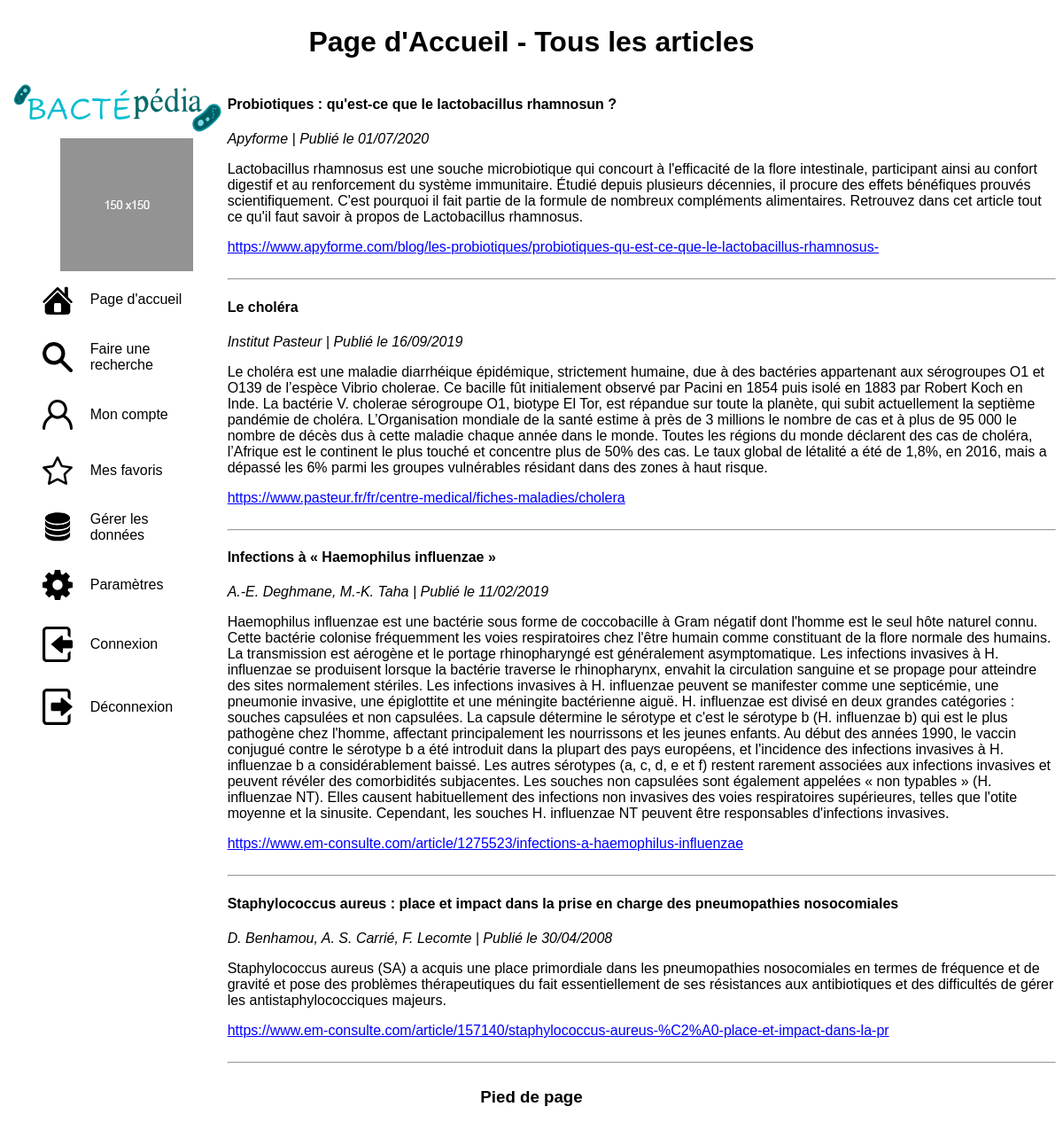
The app's page /page/allArticle.php with its own data.
### tables this page shows
CREATE TABLE bcp__article(
    id_article INTEGER PRIMARY KEY AUTO_INCREMENT NOT NULL,
    titre_article VARCHAR(255) NOT NULL,
    auteur_article TEXT NOT NULL,
    extrait_article LONGTEXT NULL,
    LienSource_article TEXT NOT NULL,
    datePublication_article DATE NOT NULL,
    id_bacterie INTEGER NOT NULL
);

### function/function.php (called while the page is built, shortened)
<?php
function articleDESCall():array {
   $bdd = connect();
   $query = $bdd->prepare('SELECT * FROM bcp__article ORDER BY datePublication_article DESC');
   $query->execute();
   return ($query->fetchAll(PDO::FETCH_ASSOC));
}

### function/miseEnPage.php (called while the page is built, shortened)
<?php
function enDate($date):string{
   return (date('d/m/Y', strtotime($date)));
}

### page/allArticle.php (the view, shortened to what this page needs)
<?php
require_once '../elements/header.php';
require_once '../elements/nav.php';
require_once '../function/function.php';
require_once '../function/miseEnPage.php';
?>
<div class="contenu">
   <?php
   foreach (articleDESCall()as $article) {
      $date = enDate($article['datePublication_article']);
      echo <<<HTML
    <div>
        <h4> {$article['titre_article']} </h4>
        <em> {$article['auteur_article']}  | Publié le $date</em>
        <p> {$article['extrait_article']} </p>
        <a href=" {$article['LienSource_article']}" target="_blank" style="color: blue;"> {$article['LienSource_article']} </a>
    </div>
    <br>
    <hr>
HTML;
   }
   ?>
</div>
<?php
require_once '../elements/footer.php';
?>

### style/superstyle.css (style rules this page uses)
* { box-sizing: border-box; font-family: "Arial"; }
a { color: black; }
.contenu { width: 79%; }

### records on screen
bcp__article: titre_article "Probiotiques : qu'est-ce que le lactobacillus rhamnosun ?", auteur_article "Apyforme", datePublication_article "01/07/2020", extrait_article "Lactobacillus rhamnosus est une souche microbiotique qui concourt à l'efficacité de la flore intestinale, participant ainsi au confort digestif et au renforcement du système immunitaire. Étudié depuis plusieurs décennies, il procure des effets bénéfiques prouvés scientifiquement. C'est pourquoi il fait partie de la formule de nombreux compléments alimentaires. Retrouvez dans cet article tout ce qu'il faut savoir à propos de Lactobacillus rhamnosus.", LienSource_article "https://www.apyforme.com/blog/les-probiotiques/probiotiques-qu-est-ce-que-le-lactobacillus-rhamnosus-"
bcp__article: titre_article "Le choléra", auteur_article "Institut Pasteur", datePublication_article "16/09/2019", extrait_article "Le choléra est une maladie diarrhéique épidémique, strictement humaine, due à des bactéries appartenant aux sérogroupes O1 et O139 de l’espèce Vibrio cholerae. Ce bacille fût initialement observé par Pacini en 1854 puis isolé en 1883 par Robert Koch en Inde. La bactérie V. cholerae sérogroupe O1, biotype El Tor, est répandue sur toute la planète, qui subit actuellement la septième pandémie de choléra. L’Organisation mondiale de la santé estime à près de 3 millions le nombre de cas et à plus de 95 000 le nombre de décès dus à cette maladie chaque année dans le monde. Toutes les régions du monde déclarent des cas de choléra, l’Afrique est le continent le plus touché et concentre plus de 50%…", LienSource_article "https://www.pasteur.fr/fr/centre-medical/fiches-maladies/cholera"
bcp__article: titre_article "Infections à « Haemophilus influenzae »", auteur_article "A.-E. Deghmane, M.-K. Taha", datePublication_article "11/02/2019", extrait_article "Haemophilus influenzae est une bactérie sous forme de coccobacille à Gram négatif dont l'homme est le seul hôte naturel connu. Cette bactérie colonise fréquemment les voies respiratoires chez l'être humain comme constituant de la flore normale des humains. La transmission est aérogène et le portage rhinopharyngé est généralement asymptomatique. Les infections invasives à H. influenzae se produisent lorsque la bactérie traverse le rhinopharynx, envahit la circulation sanguine et se propage pour atteindre des sites normalement stériles. Les infections invasives à H. influenzae peuvent se manifester comme une septicémie, une pneumonie invasive, une épiglottite et une méningite bactérienne…", LienSource_article "https://www.em-consulte.com/article/1275523/infections-a-haemophilus-influenzae"
bcp__article: titre_article "Staphylococcus aureus : place et impact dans la prise en charge des pneumopathies nosocomiales", auteur_article "D. Benhamou, A. S. Carrié, F. Lecomte", datePublication_article "30/04/2008", extrait_article "Staphylococcus aureus (SA) a acquis une place primordiale dans les pneumopathies nosocomiales en termes de fréquence et de gravité et pose des problèmes thérapeutiques du fait essentiellement de ses résistances aux antibiotiques et des difficultés de gérer les antistaphylococciques majeurs.", LienSource_article "https://www.em-consulte.com/article/157140/staphylococcus-aureus-%C2%A0-place-et-impact-dans-la-pr"

### other values on screen
$titrePage "Page d'Accueil - Tous les articles"
